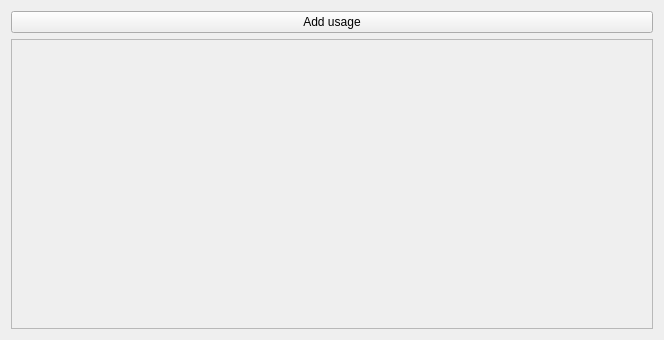
<?xml version="1.0" encoding="UTF-8"?>
<ui version="4.0">
 <class>ItemsWidget</class>
 <widget class="QWidget" name="ItemsWidget">
  <property name="geometry">
   <rect>
    <x>0</x>
    <y>0</y>
    <width>664</width>
    <height>340</height>
   </rect>
  </property>
  <property name="windowTitle">
   <string>Form</string>
  </property>
  <layout class="QVBoxLayout" name="verticalLayout">
   <item>
    <layout class="QHBoxLayout" name="horizontalLayout">
     <item>
      <widget class="QPushButton" name="btnAddUsage">
       <property name="text">
        <string>Add usage</string>
       </property>
      </widget>
     </item>
    </layout>
   </item>
   <item>
    <widget class="QScrollArea" name="scrollArea">
     <property name="widgetResizable">
      <bool>true</bool>
     </property>
     <widget class="QWidget" name="itemUsageContainer">
      <property name="geometry">
       <rect>
        <x>0</x>
        <y>0</y>
        <width>644</width>
        <height>289</height>
       </rect>
      </property>
      <layout class="QVBoxLayout" name="verticalLayout_2"/>
     </widget>
    </widget>
   </item>
  </layout>
 </widget>
 <resources/>
 <connections/>
</ui>
